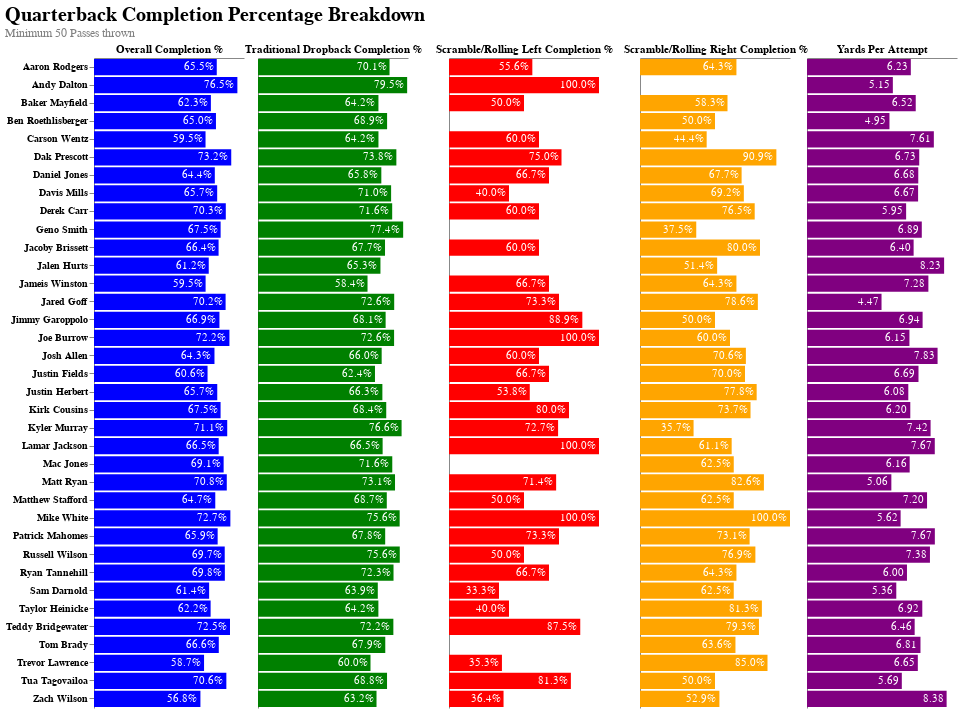

Notebook source saved alongside this figure:
### Code cell
# Create individual charts with colors
chart_overall = create_bar_chart(qb_comp, 'Overall', 'Overall Completion %', 'blue', None, 'OverallAttempts',True )
chart_traditional = create_bar_chart(qb_comp, 'TraditionalDropback', 'Traditional Dropback Completion %', 'green', None, 'TraditionalDropbackAttempts',False)
chart_left = create_bar_chart(qb_comp, 'GoingLeft', 'Scramble/Rolling Left Completion %', 'red', None, 'GoingLeftAttempts',False)
chart_right = create_bar_chart(qb_comp, 'GoingRight', 'Scramble/Rolling Right Completion %', 'orange', None,'GoingRightAttempts', False)

# Concatenate the charts
final_chart = alt.hconcat(chart_overall, chart_traditional, chart_left, chart_right, chart_distance, spacing =0)
final_chart = final_chart.configure_axis(
    grid=False,
    labelFontWeight='bold'
).resolve_scale(y='shared').configure_view(
    stroke=None
)
final_chart = final_chart.properties(
    title={
      "text": ["Quarterback Completion Percentage Breakdown"], 
      "subtitle": ["Minimum 50 Passes thrown"],
      "subtitleColor": "gray",
      "fontSize": 20  # Adjust this value as needed
    }
)

# Display the chart
final_chart

### Figure 1 — Vega-Lite specification as saved in the notebook (floating-point values rounded to 4 significant figures)
{"config": {"view": {"continuousWidth": 400, "continuousHeight": 300, "stroke": null}, "axis": {"grid": false, "labelFontWeight": "bold"}}, "hconcat": [{"layer": [{"mark": {"type": "bar", "color": "blue"}, "encoding": {"tooltip": [{"field": "displayName", "type": "nominal"}, {"field": "OverallAttempts", "type": "quantitative"}], "x": {"axis": {"labels": false, "orient": "top", "ticks": false}, "field": "Overall", "title": "Overall Completion %", "type": "quantitative"}, "y": {"axis": {"labels": true, "ticks": true}, "field": "displayName", "sort": "-x", "title": null, "type": "nominal"}}}, {"mark": {"type": "text", "align": "right", "baseline": "middle", "color": "white", "dx": -3}, "encoding": {"text": {"field": "Overall", "format": ".1%", "type": "quantitative"}, "tooltip": [{"field": "displayName", "type": "nominal"}, {"field": "OverallAttempts", "type": "quantitative"}], "x": {"axis": {"labels": false, "orient": "top", "ticks": false}, "field": "Overall", "title": "Overall Completion %", "type": "quantitative"}, "y": {"axis": {"labels": true, "ticks": true}, "field": "displayName", "sort": "-x", "title": null, "type": "nominal"}}}], "height": 650, "width": 150}, {"layer": [{"mark": {"type": "bar", "color": "green"}, "encoding": {"tooltip": [{"field": "displayName", "type": "nominal"}, {"field": "TraditionalDropbackAttempts", "type": "quantitative"}], "x": {"axis": {"labels": false, "orient": "top", "ticks": false}, "field": "TraditionalDropback", "title": "Traditional Dropback Completion %", "type": "quantitative"}, "y": {"axis": {"labels": false, "ticks": false}, "field": "displayName", "sort": "-x", "title": null, "type": "nominal"}}}, {"mark": {"type": "text", "align": "right", "baseline": "middle", "color": "white", "dx": -3}, "encoding": {"text": {"field": "TraditionalDropback", "format": ".1%", "type": "quantitative"}, "tooltip": [{"field": "displayName", "type": "nominal"}, {"field": "TraditionalDropbackAttempts", "type": "quantitative"}], "x": {"axis": {"labels": false, "orient": "top", "ticks": false}, "field": "TraditionalDropback", "title": "Traditional Dropback Completion %", "type": "quantitative"}, "y": {"axis": {"labels": false, "ticks": false}, "field": "displayName", "sort": "-x", "title": null, "type": "nominal"}}}], "height": 650, "width": 150}, {"layer": [{"mark": {"type": "bar", "color": "red"}, "encoding": {"tooltip": [{"field": "displayName", "type": "nominal"}, {"field": "GoingLeftAttempts", "type": "quantitative"}], "x": {"axis": {"labels": false, "orient": "top", "ticks": false}, "field": "GoingLeft", "title": "Scramble/Rolling Left Completion %", "type": "quantitative"}, "y": {"axis": {"labels": false, "ticks": false}, "field": "displayName", "sort": "-x", "title": null, "type": "nominal"}}}, {"mark": {"type": "text", "align": "right", "baseline": "middle", "color": "white", "dx": -3}, "encoding": {"text": {"field": "GoingLeft", "format": ".1%", "type": "quantitative"}, "tooltip": [{"field": "displayName", "type": "nominal"}, {"field": "GoingLeftAttempts", "type": "quantitative"}], "x": {"axis": {"labels": false, "orient": "top", "ticks": false}, "field": "GoingLeft", "title": "Scramble/Rolling Left Completion %", "type": "quantitative"}, "y": {"axis": {"labels": false, "ticks": false}, "field": "displayName", "sort": "-x", "title": null, "type": "nominal"}}}], "height": 650, "width": 150}, {"layer": [{"mark": {"type": "bar", "color": "orange"}, "encoding": {"tooltip": [{"field": "displayName", "type": "nominal"}, {"field": "GoingRightAttempts", "type": "quantitative"}], "x": {"axis": {"labels": false, "orient": "top", "ticks": false}, "field": "GoingRight", "title": "Scramble/Rolling Right Completion %", "type": "quantitative"}, "y": {"axis": {"labels": false, "ticks": false}, "field": "displayName", "sort": "-x", "title": null, "type": "nominal"}}}, {"mark": {"type": "text", "align": "right", "baseline": "middle", "color": "white", "dx": -3}, "encoding": {"text": {"field": "GoingRight", "format": ".1%", "type": "quantitative"}, "tooltip": [{"field": "displayName", "type": "nominal"}, {"field": "GoingRightAttempts", "type": "quantitative"}], "x": {"axis": {"labels": false, "orient": "top", "ticks": false}, "field": "GoingRight", "title": "Scramble/Rolling Right Completion %", "type": "quantitative"}, "y": {"axis": {"labels": false, "ticks": false}, "field": "displayName", "sort": "-x", "title": null, "type": "nominal"}}}], "height": 650, "width": 150}, {"layer": [{"mark": {"type": "bar", "color": "purple"}, "encoding": {"tooltip": [{"field": "displayName", "type": "nominal"}, {"field": "ReceiverDistance", "type": "quantitative"}], "x": {"axis": {"labels": false, "orient": "top", "ticks": false}, "field": "ReceiverDistance", "title": "Yards Per Attempt", "type": "quantitative"}, "y": {"axis": {"labels": false, "ticks": false}, "field": "displayName", "sort": "-x", "title": null, "type": "nominal"}}}, {"mark": {"type": "text", "align": "right", "baseline": "middle", "color": "white", "dx": -3}, "encoding": {"text": {"field": "ReceiverDistance", "format": ".2f", "type": "quantitative"}, "tooltip": [{"field": "displayName", "type": "nominal"}, {"field": "ReceiverDistance", "type": "quantitative"}], "x": {"axis": {"labels": false, "orient": "top", "ticks": false}, "field": "ReceiverDistance", "title": "Yards Per Attempt", "type": "quantitative"}, "y": {"axis": {"labels": false, "ticks": false}, "field": "displayName", "sort": "-x", "title": null, "type": "nominal"}}}], "height": 650, "width": 150}], "data": {"name": "data-83793693e8e845516075de203c3bb9dc"}, "resolve": {"scale": {"y": "shared"}}, "spacing": 0, "title": {"text": ["Quarterback Completion Percentage Breakdown"], "subtitle": ["Minimum 50 Passes thrown"], "subtitleColor": "gray", "fontSize": 20}, "$schema": "https://vega.github.io/schema/vega-lite/v4.17.0.json", "datasets": {"data-83793693e8e845516075de203c3bb9dc": [{"displayName": "Aaron Rodgers", "Overall": 0.6548, "TraditionalDropback": 0.7015, "GoingLeft": 0.5556, "GoingRight": 0.6429, "ReceiverDistance": 6.23, "OverallAttempts": 168, "TraditionalDropbackAttempts": 134, "GoingLeftAttempts": 9, "GoingRightAttempts": 14}, {"displayName": "Andy Dalton", "Overall": 0.7647, "TraditionalDropback": 0.7955, "GoingLeft": 1.0, "GoingRight": 0.0, "ReceiverDistance": 5.151, "OverallAttempts": 51, "TraditionalDropbackAttempts": 44, "GoingLeftAttempts": 3, "GoingRightAttempts": 2}, {"displayName": "Baker Mayfield", "Overall": 0.6235, "TraditionalDropback": 0.6423, "GoingLeft": 0.5, "GoingRight": 0.5833, "ReceiverDistance": 6.524, "OverallAttempts": 162, "TraditionalDropbackAttempts": 137, "GoingLeftAttempts": 4, "GoingRightAttempts": 12}, {"displayName": "Ben Roethlisberger", "Overall": 0.6505, "TraditionalDropback": 0.6885, "GoingLeft": 0.0, "GoingRight": 0.5, "ReceiverDistance": 4.947, "OverallAttempts": 206, "TraditionalDropbackAttempts": 183, "GoingLeftAttempts": 1, "GoingRightAttempts": 10}, {"displayName": "Carson Wentz", "Overall": 0.5949, "TraditionalDropback": 0.6424, "GoingLeft": 0.6, "GoingRight": 0.4444, "ReceiverDistance": 7.611, "OverallAttempts": 195, "TraditionalDropbackAttempts": 165, "GoingLeftAttempts": 5, "GoingRightAttempts": 9}, {"displayName": "Dak Prescott", "Overall": 0.732, "TraditionalDropback": 0.7379, "GoingLeft": 0.75, "GoingRight": 0.9091, "ReceiverDistance": 6.734, "OverallAttempts": 194, "TraditionalDropbackAttempts": 145, "GoingLeftAttempts": 8, "GoingRightAttempts": 22}, {"displayName": "Daniel Jones", "Overall": 0.6444, "TraditionalDropback": 0.6578, "GoingLeft": 0.6667, "GoingRight": 0.6774, "ReceiverDistance": 6.676, "OverallAttempts": 239, "TraditionalDropbackAttempts": 187, "GoingLeftAttempts": 6, "GoingRightAttempts": 31}, {"displayName": "Davis Mills", "Overall": 0.657, "TraditionalDropback": 0.7099, "GoingLeft": 0.4, "GoingRight": 0.6923, "ReceiverDistance": 6.666, "OverallAttempts": 172, "TraditionalDropbackAttempts": 131, "GoingLeftAttempts": 5, "GoingRightAttempts": 26}, {"displayName": "Derek Carr", "Overall": 0.7029, "TraditionalDropback": 0.7157, "GoingLeft": 0.6, "GoingRight": 0.7647, "ReceiverDistance": 5.948, "OverallAttempts": 239, "TraditionalDropbackAttempts": 204, "GoingLeftAttempts": 5, "GoingRightAttempts": 17}, {"displayName": "Geno Smith", "Overall": 0.6753, "TraditionalDropback": 0.7742, "GoingLeft": 0.0, "GoingRight": 0.375, "ReceiverDistance": 6.887, "OverallAttempts": 77, "TraditionalDropbackAttempts": 62, "GoingLeftAttempts": 2, "GoingRightAttempts": 8}, {"displayName": "Jacoby Brissett", "Overall": 0.6645, "TraditionalDropback": 0.6774, "GoingLeft": 0.6, "GoingRight": 0.8, "ReceiverDistance": 6.398, "OverallAttempts": 152, "TraditionalDropbackAttempts": 124, "GoingLeftAttempts": 5, "GoingRightAttempts": 10}, {"displayName": "Jalen Hurts", "Overall": 0.6119, "TraditionalDropback": 0.6531, "GoingLeft": 0.0, "GoingRight": 0.5143, "ReceiverDistance": 8.227, "OverallAttempts": 201, "TraditionalDropbackAttempts": 147, "GoingLeftAttempts": 4, "GoingRightAttempts": 35}, {"displayName": "Jameis Winston", "Overall": 0.5952, "TraditionalDropback": 0.5842, "GoingLeft": 0.6667, "GoingRight": 0.6429, "ReceiverDistance": 7.283, "OverallAttempts": 126, "TraditionalDropbackAttempts": 101, "GoingLeftAttempts": 6, "GoingRightAttempts": 14}, {"displayName": "Jared Goff", "Overall": 0.7019, "TraditionalDropback": 0.7264, "GoingLeft": 0.7333, "GoingRight": 0.7857, "ReceiverDistance": 4.472, "OverallAttempts": 265, "TraditionalDropbackAttempts": 212, "GoingLeftAttempts": 15, "GoingRightAttempts": 14}, {"displayName": "Jimmy Garoppolo", "Overall": 0.669, "TraditionalDropback": 0.6807, "GoingLeft": 0.8889, "GoingRight": 0.5, "ReceiverDistance": 6.936, "OverallAttempts": 142, "TraditionalDropbackAttempts": 119, "GoingLeftAttempts": 9, "GoingRightAttempts": 6}, {"displayName": "Joe Burrow", "Overall": 0.7222, "TraditionalDropback": 0.7258, "GoingLeft": 1.0, "GoingRight": 0.6, "ReceiverDistance": 6.146, "OverallAttempts": 216, "TraditionalDropbackAttempts": 186, "GoingLeftAttempts": 7, "GoingRightAttempts": 15}, {"displayName": "Josh Allen", "Overall": 0.6425, "TraditionalDropback": 0.6596, "GoingLeft": 0.6, "GoingRight": 0.7059, "ReceiverDistance": 7.835, "OverallAttempts": 221, "TraditionalDropbackAttempts": 188, "GoingLeftAttempts": 5, "GoingRightAttempts": 17}, {"displayName": "Justin Fields", "Overall": 0.6056, "TraditionalDropback": 0.6239, "GoingLeft": 0.6667, "GoingRight": 0.7, "ReceiverDistance": 6.689, "OverallAttempts": 142, "TraditionalDropbackAttempts": 117, "GoingLeftAttempts": 6, "GoingRightAttempts": 10}, {"displayName": "Justin Herbert", "Overall": 0.6574, "TraditionalDropback": 0.6634, "GoingLeft": 0.5385, "GoingRight": 0.7778, "ReceiverDistance": 6.078, "OverallAttempts": 251, "TraditionalDropbackAttempts": 202, "GoingLeftAttempts": 13, "GoingRightAttempts": 18}, {"displayName": "Kirk Cousins", "Overall": 0.6751, "TraditionalDropback": 0.6839, "GoingLeft": 0.8, "GoingRight": 0.7368, "ReceiverDistance": 6.198, "OverallAttempts": 237, "TraditionalDropbackAttempts": 193, "GoingLeftAttempts": 10, "GoingRightAttempts": 19}, {"displayName": "Kyler Murray", "Overall": 0.7105, "TraditionalDropback": 0.7658, "GoingLeft": 0.7273, "GoingRight": 0.3571, "ReceiverDistance": 7.416, "OverallAttempts": 190, "TraditionalDropbackAttempts": 158, "GoingLeftAttempts": 11, "GoingRightAttempts": 14}, {"displayName": "Lamar Jackson", "Overall": 0.665, "TraditionalDropback": 0.6647, "GoingLeft": 1.0, "GoingRight": 0.6111, "ReceiverDistance": 7.667, "OverallAttempts": 200, "TraditionalDropbackAttempts": 170, "GoingLeftAttempts": 2, "GoingRightAttempts": 18}, {"displayName": "Mac Jones", "Overall": 0.6914, "TraditionalDropback": 0.7162, "GoingLeft": 0.0, "GoingRight": 0.625, "ReceiverDistance": 6.16, "OverallAttempts": 256, "TraditionalDropbackAttempts": 229, "GoingLeftAttempts": 3, "GoingRightAttempts": 8}, {"displayName": "Matt Ryan", "Overall": 0.7082, "TraditionalDropback": 0.7308, "GoingLeft": 0.7143, "GoingRight": 0.8261, "ReceiverDistance": 5.061, "OverallAttempts": 281, "TraditionalDropbackAttempts": 234, "GoingLeftAttempts": 7, "GoingRightAttempts": 23}, {"displayName": "Matthew Stafford", "Overall": 0.6468, "TraditionalDropback": 0.6869, "GoingLeft": 0.5, "GoingRight": 0.625, "ReceiverDistance": 7.203, "OverallAttempts": 235, "TraditionalDropbackAttempts": 198, "GoingLeftAttempts": 12, "GoingRightAttempts": 16}, {"displayName": "Mike White", "Overall": 0.7273, "TraditionalDropback": 0.7556, "GoingLeft": 1.0, "GoingRight": 1.0, "ReceiverDistance": 5.617, "OverallAttempts": 55, "TraditionalDropbackAttempts": 45, "GoingLeftAttempts": 3, "GoingRightAttempts": 2}, {"displayName": "Patrick Mahomes", "Overall": 0.6595, "TraditionalDropback": 0.6784, "GoingLeft": 0.7333, "GoingRight": 0.7308, "ReceiverDistance": 7.671, "OverallAttempts": 232, "TraditionalDropbackAttempts": 171, "GoingLeftAttempts": 15, "GoingRightAttempts": 26}, {"displayName": "Russell Wilson", "Overall": 0.6972, "TraditionalDropback": 0.7561, "GoingLeft": 0.5, "GoingRight": 0.7692, "ReceiverDistance": 7.377, "OverallAttempts": 109, "TraditionalDropbackAttempts": 82, "GoingLeftAttempts": 6, "GoingRightAttempts": 13}, {"displayName": "Ryan Tannehill", "Overall": 0.6979, "TraditionalDropback": 0.7228, "GoingLeft": 0.6667, "GoingRight": 0.6429, "ReceiverDistance": 5.998, "OverallAttempts": 235, "TraditionalDropbackAttempts": 202, "GoingLeftAttempts": 3, "GoingRightAttempts": 14}, {"displayName": "Sam Darnold", "Overall": 0.614, "TraditionalDropback": 0.6389, "GoingLeft": 0.3333, "GoingRight": 0.625, "ReceiverDistance": 5.358, "OverallAttempts": 171, "TraditionalDropbackAttempts": 144, "GoingLeftAttempts": 3, "GoingRightAttempts": 16}, {"displayName": "Taylor Heinicke", "Overall": 0.622, "TraditionalDropback": 0.642, "GoingLeft": 0.4, "GoingRight": 0.8125, "ReceiverDistance": 6.918, "OverallAttempts": 209, "TraditionalDropbackAttempts": 176, "GoingLeftAttempts": 5, "GoingRightAttempts": 16}, {"displayName": "Teddy Bridgewater", "Overall": 0.7253, "TraditionalDropback": 0.7219, "GoingLeft": 0.875, "GoingRight": 0.7931, "ReceiverDistance": 6.46, "OverallAttempts": 233, "TraditionalDropbackAttempts": 187, "GoingLeftAttempts": 8, "GoingRightAttempts": 29}, {"displayName": "Tom Brady", "Overall": 0.6655, "TraditionalDropback": 0.6788, "GoingLeft": 0.0, "GoingRight": 0.6364, "ReceiverDistance": 6.809, "OverallAttempts": 296, "TraditionalDropbackAttempts": 274, "GoingLeftAttempts": 1, "GoingRightAttempts": 11}, {"displayName": "Trevor Lawrence", "Overall": 0.587, "TraditionalDropback": 0.6, "GoingLeft": 0.3529, "GoingRight": 0.85, "ReceiverDistance": 6.65, "OverallAttempts": 230, "TraditionalDropbackAttempts": 180, "GoingLeftAttempts": 17, "GoingRightAttempts": 20}, {"displayName": "Tua Tagovailoa", "Overall": 0.7059, "TraditionalDropback": 0.6882, "GoingLeft": 0.8125, "GoingRight": 0.5, "ReceiverDistance": 5.689, "OverallAttempts": 119, "TraditionalDropbackAttempts": 93, "GoingLeftAttempts": 16, "GoingRightAttempts": 4}, {"displayName": "Zach Wilson", "Overall": 0.5676, "TraditionalDropback": 0.6321, "GoingLeft": 0.3636, "GoingRight": 0.5294, "ReceiverDistance": 8.377, "OverallAttempts": 148, "TraditionalDropbackAttempts": 106, "GoingLeftAttempts": 11, "GoingRightAttempts": 17}]}}
